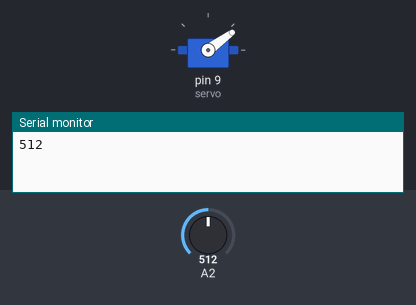
This sketch was run on a simulated Arduino Uno, built with avr-gcc and run on an emulated ATmega328P. Shown: servo, the last lines printed to the serial monitor. Inputs (shaded band) come from the test bench; at power-on: A2 = 512.

Above: at 1.8 s.
1.9 s: A2 set to 411
5.4 s: A2 set to 388
At 6.7 s:
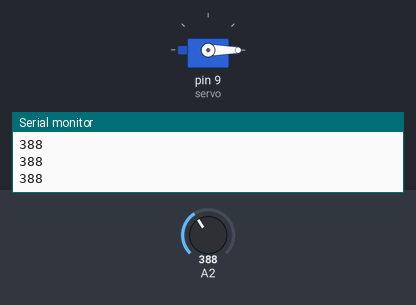
6.9 s: A2 set to 410
At 8.28 s:
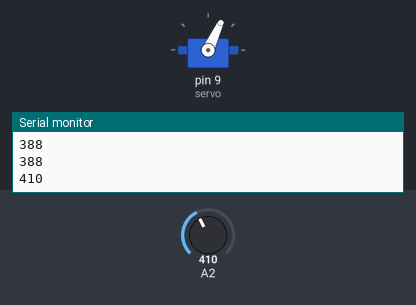
Timing chart, 0 to 17.0 s (numbered marks = the images above; inputs shaded):
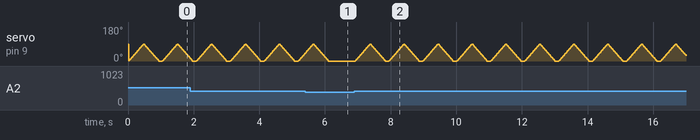

The sketch:

HeartBeat_Style_Movement.ino
```cpp
#include<Servo.h>

Servo servo;

void setup(){
  servo.attach(9);
  Serial.begin(9600);
}

void loop(){

  int val=analogRead(A2);
  //servo.write(val);
  if(val>400){
    delay(10);
    for(int i=0;i<=90;i++){
       servo.write(i);
       delay(5);
    }
    //delay(100);
       for(int j=90;j>=0;j--){
         servo.write(j);
         delay(5);

           //delay(100);

       }
       delay(100);

    /*for(int i=90;i>=0;i--){
       servo.write(i);
       delay(2);
    }*/

  }
  else
    servo.write(0);


    Serial.println(val);
}
```

Measured:
- the behaviour switches between 401 and 400 on A2 (found by bisection; images 0 and 1)
- after the input at 5.4 s, servo on pin 9 (servo): goes on until 6.1 s, then stays 0°
